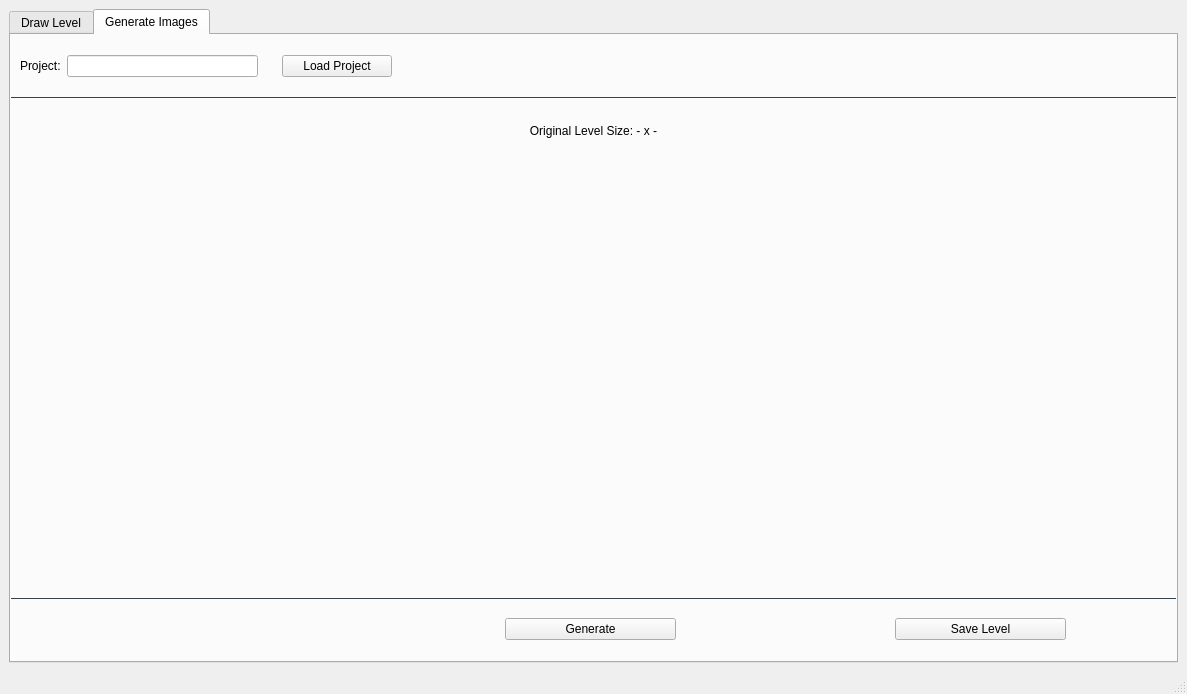
<?xml version="1.0" encoding="UTF-8"?>
<ui version="4.0">
 <class>MainWindow</class>
 <widget class="QMainWindow" name="MainWindow">
  <property name="geometry">
   <rect>
    <x>0</x>
    <y>0</y>
    <width>1187</width>
    <height>694</height>
   </rect>
  </property>
  <property name="windowTitle">
   <string>Level Designer</string>
  </property>
  <widget class="QWidget" name="centralwidget">
   <layout class="QGridLayout" name="gridLayout">
    <item row="1" column="0">
     <widget class="QTabWidget" name="tabWidget">
      <property name="tabPosition">
       <enum>QTabWidget::North</enum>
      </property>
      <property name="currentIndex">
       <number>1</number>
      </property>
      <property name="elideMode">
       <enum>Qt::ElideRight</enum>
      </property>
      <widget class="QWidget" name="tab_draw">
       <attribute name="title">
        <string>Draw Level</string>
       </attribute>
       <layout class="QGridLayout" name="gridLayout_2">
        <property name="leftMargin">
         <number>0</number>
        </property>
        <property name="topMargin">
         <number>0</number>
        </property>
        <property name="rightMargin">
         <number>0</number>
        </property>
        <property name="bottomMargin">
         <number>0</number>
        </property>
        <property name="spacing">
         <number>0</number>
        </property>
        <item row="1" column="1">
         <widget class="QWidget" name="panel_left" native="true">
          <property name="sizePolicy">
           <sizepolicy hsizetype="Preferred" vsizetype="Preferred">
            <horstretch>2</horstretch>
            <verstretch>0</verstretch>
           </sizepolicy>
          </property>
          <property name="styleSheet">
           <string notr="true">#panel_left { border-right: 1px solid rgb(50, 65, 75); border-radius: 0px }</string>
          </property>
          <layout class="QGridLayout" name="gridLayout_6">
           <item row="2" column="0">
            <widget class="QScrollArea" name="panel_tilebox">
             <property name="sizePolicy">
              <sizepolicy hsizetype="Expanding" vsizetype="Expanding">
               <horstretch>0</horstretch>
               <verstretch>8</verstretch>
              </sizepolicy>
             </property>
             <property name="widgetResizable">
              <bool>true</bool>
             </property>
             <property name="alignment">
              <set>Qt::AlignLeading|Qt::AlignLeft|Qt::AlignTop</set>
             </property>
             <widget class="QWidget" name="panel_tilebox_scroll_area">
              <property name="geometry">
               <rect>
                <x>0</x>
                <y>0</y>
                <width>263</width>
                <height>419</height>
               </rect>
              </property>
              <layout class="QHBoxLayout" name="horizontalLayout"/>
             </widget>
            </widget>
           </item>
           <item row="1" column="0">
            <widget class="QWidget" name="widget_12" native="true">
             <property name="sizePolicy">
              <sizepolicy hsizetype="Preferred" vsizetype="Preferred">
               <horstretch>2</horstretch>
               <verstretch>0</verstretch>
              </sizepolicy>
             </property>
             <layout class="QGridLayout" name="gridLayout_10">
              <item row="1" column="0">
               <widget class="QComboBox" name="combo_tileset"/>
              </item>
              <item row="0" column="0">
               <widget class="QLabel" name="label">
                <property name="sizePolicy">
                 <sizepolicy hsizetype="Preferred" vsizetype="Preferred">
                  <horstretch>0</horstretch>
                  <verstretch>1</verstretch>
                 </sizepolicy>
                </property>
                <property name="text">
                 <string>Tile Set</string>
                </property>
               </widget>
              </item>
             </layout>
            </widget>
           </item>
          </layout>
         </widget>
        </item>
        <item row="1" column="2">
         <widget class="QWidget" name="panel_central" native="true">
          <property name="sizePolicy">
           <sizepolicy hsizetype="Preferred" vsizetype="Preferred">
            <horstretch>6</horstretch>
            <verstretch>6</verstretch>
           </sizepolicy>
          </property>
          <layout class="QGridLayout" name="gridLayout_12">
           <item row="0" column="0">
            <widget class="QWidget" name="widget_13" native="true">
             <property name="sizePolicy">
              <sizepolicy hsizetype="Preferred" vsizetype="Preferred">
               <horstretch>0</horstretch>
               <verstretch>1</verstretch>
              </sizepolicy>
             </property>
             <layout class="QGridLayout" name="gridLayout_7">
              <property name="leftMargin">
               <number>0</number>
              </property>
              <property name="topMargin">
               <number>0</number>
              </property>
              <property name="rightMargin">
               <number>0</number>
              </property>
              <property name="bottomMargin">
               <number>0</number>
              </property>
              <item row="0" column="3">
               <widget class="QWidget" name="widget_11" native="true">
                <property name="sizePolicy">
                 <sizepolicy hsizetype="Preferred" vsizetype="Preferred">
                  <horstretch>3</horstretch>
                  <verstretch>0</verstretch>
                 </sizepolicy>
                </property>
                <layout class="QGridLayout" name="gridLayout_14"/>
               </widget>
              </item>
              <item row="0" column="0">
               <widget class="QWidget" name="widget_16" native="true">
                <property name="sizePolicy">
                 <sizepolicy hsizetype="Preferred" vsizetype="Preferred">
                  <horstretch>3</horstretch>
                  <verstretch>0</verstretch>
                 </sizepolicy>
                </property>
                <layout class="QGridLayout" name="gridLayout_8">
                 <property name="leftMargin">
                  <number>0</number>
                 </property>
                 <property name="topMargin">
                  <number>0</number>
                 </property>
                 <property name="rightMargin">
                  <number>0</number>
                 </property>
                 <property name="bottomMargin">
                  <number>0</number>
                 </property>
                 <item row="0" column="0">
                  <widget class="QLabel" name="label_4">
                   <property name="sizePolicy">
                    <sizepolicy hsizetype="Preferred" vsizetype="Preferred">
                     <horstretch>1</horstretch>
                     <verstretch>0</verstretch>
                    </sizepolicy>
                   </property>
                   <property name="text">
                    <string>Level Name:</string>
                   </property>
                   <property name="alignment">
                    <set>Qt::AlignRight|Qt::AlignTrailing|Qt::AlignVCenter</set>
                   </property>
                  </widget>
                 </item>
                 <item row="0" column="1">
                  <widget class="QLineEdit" name="edit_level_name">
                   <property name="sizePolicy">
                    <sizepolicy hsizetype="Expanding" vsizetype="Fixed">
                     <horstretch>2</horstretch>
                     <verstretch>0</verstretch>
                    </sizepolicy>
                   </property>
                  </widget>
                 </item>
                </layout>
               </widget>
              </item>
              <item row="0" column="2">
               <widget class="QWidget" name="widget_2" native="true">
                <property name="sizePolicy">
                 <sizepolicy hsizetype="Preferred" vsizetype="Preferred">
                  <horstretch>4</horstretch>
                  <verstretch>0</verstretch>
                 </sizepolicy>
                </property>
                <layout class="QGridLayout" name="gridLayout_9">
                 <property name="leftMargin">
                  <number>0</number>
                 </property>
                 <property name="topMargin">
                  <number>0</number>
                 </property>
                 <property name="rightMargin">
                  <number>0</number>
                 </property>
                 <property name="bottomMargin">
                  <number>0</number>
                 </property>
                 <item row="0" column="0">
                  <widget class="QLabel" name="label_2">
                   <property name="sizePolicy">
                    <sizepolicy hsizetype="Preferred" vsizetype="Preferred">
                     <horstretch>1</horstretch>
                     <verstretch>0</verstretch>
                    </sizepolicy>
                   </property>
                   <property name="text">
                    <string>Level Size:</string>
                   </property>
                   <property name="alignment">
                    <set>Qt::AlignRight|Qt::AlignTrailing|Qt::AlignVCenter</set>
                   </property>
                  </widget>
                 </item>
                 <item row="0" column="1">
                  <widget class="QSpinBox" name="spinBoxLevelRows">
                   <property name="sizePolicy">
                    <sizepolicy hsizetype="Minimum" vsizetype="Fixed">
                     <horstretch>2</horstretch>
                     <verstretch>0</verstretch>
                    </sizepolicy>
                   </property>
                   <property name="alignment">
                    <set>Qt::AlignCenter</set>
                   </property>
                   <property name="minimum">
                    <number>1</number>
                   </property>
                   <property name="maximum">
                    <number>1000</number>
                   </property>
                  </widget>
                 </item>
                 <item row="0" column="2">
                  <widget class="QLabel" name="label_3">
                   <property name="text">
                    <string>x</string>
                   </property>
                  </widget>
                 </item>
                 <item row="0" column="3">
                  <widget class="QSpinBox" name="spinBoxLevelColumns">
                   <property name="sizePolicy">
                    <sizepolicy hsizetype="Minimum" vsizetype="Fixed">
                     <horstretch>2</horstretch>
                     <verstretch>0</verstretch>
                    </sizepolicy>
                   </property>
                   <property name="alignment">
                    <set>Qt::AlignCenter</set>
                   </property>
                   <property name="buttonSymbols">
                    <enum>QAbstractSpinBox::UpDownArrows</enum>
                   </property>
                   <property name="minimum">
                    <number>1</number>
                   </property>
                   <property name="maximum">
                    <number>1000</number>
                   </property>
                  </widget>
                 </item>
                </layout>
               </widget>
              </item>
              <item row="0" column="1">
               <widget class="QWidget" name="widget" native="true">
                <property name="sizePolicy">
                 <sizepolicy hsizetype="Preferred" vsizetype="Preferred">
                  <horstretch>2</horstretch>
                  <verstretch>0</verstretch>
                 </sizepolicy>
                </property>
               </widget>
              </item>
             </layout>
            </widget>
           </item>
           <item row="1" column="0">
            <widget class="QWidget" name="panel_grid" native="true">
             <property name="sizePolicy">
              <sizepolicy hsizetype="Preferred" vsizetype="Preferred">
               <horstretch>0</horstretch>
               <verstretch>8</verstretch>
              </sizepolicy>
             </property>
            </widget>
           </item>
           <item row="2" column="0">
            <widget class="QWidget" name="widget_4" native="true">
             <property name="sizePolicy">
              <sizepolicy hsizetype="Preferred" vsizetype="Preferred">
               <horstretch>0</horstretch>
               <verstretch>1</verstretch>
              </sizepolicy>
             </property>
             <layout class="QGridLayout" name="gridLayout_13">
              <property name="leftMargin">
               <number>0</number>
              </property>
              <property name="topMargin">
               <number>0</number>
              </property>
              <property name="rightMargin">
               <number>0</number>
              </property>
              <property name="bottomMargin">
               <number>0</number>
              </property>
              <item row="0" column="0">
               <widget class="QWidget" name="widget_3" native="true">
                <property name="sizePolicy">
                 <sizepolicy hsizetype="Preferred" vsizetype="Preferred">
                  <horstretch>4</horstretch>
                  <verstretch>0</verstretch>
                 </sizepolicy>
                </property>
               </widget>
              </item>
              <item row="0" column="1">
               <widget class="QWidget" name="widget_10" native="true">
                <property name="sizePolicy">
                 <sizepolicy hsizetype="Preferred" vsizetype="Preferred">
                  <horstretch>2</horstretch>
                  <verstretch>0</verstretch>
                 </sizepolicy>
                </property>
                <layout class="QGridLayout" name="gridLayout_11">
                 <item row="1" column="0">
                  <widget class="QPushButton" name="button_clear">
                   <property name="text">
                    <string>Clear</string>
                   </property>
                  </widget>
                 </item>
                </layout>
               </widget>
              </item>
              <item row="0" column="2">
               <widget class="QWidget" name="widget_14" native="true">
                <property name="sizePolicy">
                 <sizepolicy hsizetype="Preferred" vsizetype="Preferred">
                  <horstretch>4</horstretch>
                  <verstretch>0</verstretch>
                 </sizepolicy>
                </property>
               </widget>
              </item>
             </layout>
            </widget>
           </item>
          </layout>
         </widget>
        </item>
        <item row="2" column="1" colspan="2">
         <widget class="QWidget" name="panel_bottom" native="true">
          <property name="sizePolicy">
           <sizepolicy hsizetype="Preferred" vsizetype="Preferred">
            <horstretch>0</horstretch>
            <verstretch>1</verstretch>
           </sizepolicy>
          </property>
          <property name="styleSheet">
           <string notr="true">#panel_bottom { border-top: 1px solid rgb(50, 65, 75); border-radius: 0px }</string>
          </property>
          <layout class="QGridLayout" name="gridLayout_3">
           <property name="leftMargin">
            <number>0</number>
           </property>
           <property name="topMargin">
            <number>5</number>
           </property>
           <property name="rightMargin">
            <number>0</number>
           </property>
           <property name="bottomMargin">
            <number>5</number>
           </property>
           <item row="0" column="1">
            <widget class="QWidget" name="widget_8" native="true">
             <property name="sizePolicy">
              <sizepolicy hsizetype="Preferred" vsizetype="Preferred">
               <horstretch>3</horstretch>
               <verstretch>0</verstretch>
              </sizepolicy>
             </property>
            </widget>
           </item>
           <item row="0" column="4">
            <widget class="QWidget" name="widget_6" native="true">
             <property name="sizePolicy">
              <sizepolicy hsizetype="Preferred" vsizetype="Preferred">
               <horstretch>1</horstretch>
               <verstretch>0</verstretch>
              </sizepolicy>
             </property>
            </widget>
           </item>
           <item row="0" column="0">
            <widget class="QWidget" name="widget_5" native="true">
             <property name="sizePolicy">
              <sizepolicy hsizetype="Preferred" vsizetype="Preferred">
               <horstretch>1</horstretch>
               <verstretch>0</verstretch>
              </sizepolicy>
             </property>
             <layout class="QGridLayout" name="gridLayout_5">
              <item row="0" column="0">
               <widget class="QPushButton" name="button_load_level">
                <property name="text">
                 <string>Load Level</string>
                </property>
               </widget>
              </item>
             </layout>
            </widget>
           </item>
           <item row="0" column="2">
            <widget class="QWidget" name="widget_7" native="true">
             <property name="sizePolicy">
              <sizepolicy hsizetype="Preferred" vsizetype="Preferred">
               <horstretch>1</horstretch>
               <verstretch>0</verstretch>
              </sizepolicy>
             </property>
             <layout class="QGridLayout" name="gridLayout_4">
              <item row="0" column="0">
               <widget class="QPushButton" name="button_save">
                <property name="text">
                 <string>Save</string>
                </property>
               </widget>
              </item>
             </layout>
            </widget>
           </item>
           <item row="0" column="3">
            <widget class="QWidget" name="widget_9" native="true">
             <property name="sizePolicy">
              <sizepolicy hsizetype="Preferred" vsizetype="Preferred">
               <horstretch>3</horstretch>
               <verstretch>0</verstretch>
              </sizepolicy>
             </property>
            </widget>
           </item>
          </layout>
         </widget>
        </item>
       </layout>
      </widget>
      <widget class="QWidget" name="tab_generate">
       <attribute name="title">
        <string>Generate Images</string>
       </attribute>
       <layout class="QGridLayout" name="gridLayout_15">
        <property name="leftMargin">
         <number>0</number>
        </property>
        <property name="topMargin">
         <number>0</number>
        </property>
        <property name="rightMargin">
         <number>0</number>
        </property>
        <property name="bottomMargin">
         <number>0</number>
        </property>
        <property name="spacing">
         <number>0</number>
        </property>
        <item row="0" column="0">
         <widget class="QWidget" name="panel_generate_top" native="true">
          <property name="sizePolicy">
           <sizepolicy hsizetype="Preferred" vsizetype="Preferred">
            <horstretch>0</horstretch>
            <verstretch>1</verstretch>
           </sizepolicy>
          </property>
          <property name="styleSheet">
           <string notr="true">#panel_generate_top { border-bottom: 1px solid rgb(50, 65, 75); border-radius: 0px }</string>
          </property>
          <layout class="QGridLayout" name="gridLayout_19">
           <property name="leftMargin">
            <number>0</number>
           </property>
           <property name="topMargin">
            <number>5</number>
           </property>
           <property name="rightMargin">
            <number>0</number>
           </property>
           <property name="bottomMargin">
            <number>5</number>
           </property>
           <item row="0" column="2">
            <widget class="QWidget" name="widget_18" native="true">
             <property name="sizePolicy">
              <sizepolicy hsizetype="Preferred" vsizetype="Preferred">
               <horstretch>6</horstretch>
               <verstretch>0</verstretch>
              </sizepolicy>
             </property>
            </widget>
           </item>
           <item row="0" column="0">
            <widget class="QWidget" name="widget_17" native="true">
             <property name="sizePolicy">
              <sizepolicy hsizetype="Preferred" vsizetype="Preferred">
               <horstretch>2</horstretch>
               <verstretch>0</verstretch>
              </sizepolicy>
             </property>
             <layout class="QGridLayout" name="gridLayout_20">
              <item row="0" column="0">
               <widget class="QLabel" name="label_5">
                <property name="text">
                 <string>Project:</string>
                </property>
               </widget>
              </item>
              <item row="0" column="1">
               <widget class="QLineEdit" name="edit_project_name">
                <property name="readOnly">
                 <bool>true</bool>
                </property>
               </widget>
              </item>
             </layout>
            </widget>
           </item>
           <item row="0" column="1">
            <widget class="QWidget" name="widget_25" native="true">
             <property name="sizePolicy">
              <sizepolicy hsizetype="Preferred" vsizetype="Preferred">
               <horstretch>1</horstretch>
               <verstretch>0</verstretch>
              </sizepolicy>
             </property>
             <layout class="QGridLayout" name="gridLayout_21">
              <item row="0" column="0">
               <widget class="QPushButton" name="button_load_project">
                <property name="text">
                 <string>Load Project</string>
                </property>
               </widget>
              </item>
             </layout>
            </widget>
           </item>
          </layout>
         </widget>
        </item>
        <item row="1" column="0">
         <widget class="QWidget" name="panel_project" native="true">
          <property name="sizePolicy">
           <sizepolicy hsizetype="Preferred" vsizetype="Preferred">
            <horstretch>0</horstretch>
            <verstretch>8</verstretch>
           </sizepolicy>
          </property>
          <layout class="QGridLayout" name="gridLayout_22">
           <item row="0" column="0">
            <widget class="QWidget" name="widget_15" native="true">
             <property name="sizePolicy">
              <sizepolicy hsizetype="Preferred" vsizetype="Preferred">
               <horstretch>0</horstretch>
               <verstretch>1</verstretch>
              </sizepolicy>
             </property>
             <layout class="QGridLayout" name="gridLayout_23">
              <property name="leftMargin">
               <number>0</number>
              </property>
              <property name="topMargin">
               <number>0</number>
              </property>
              <property name="rightMargin">
               <number>0</number>
              </property>
              <property name="bottomMargin">
               <number>0</number>
              </property>
              <item row="0" column="0">
               <widget class="QWidget" name="widget_27" native="true">
                <property name="sizePolicy">
                 <sizepolicy hsizetype="Preferred" vsizetype="Preferred">
                  <horstretch>1</horstretch>
                  <verstretch>0</verstretch>
                 </sizepolicy>
                </property>
               </widget>
              </item>
              <item row="0" column="1">
               <widget class="QWidget" name="widget_28" native="true">
                <property name="sizePolicy">
                 <sizepolicy hsizetype="Preferred" vsizetype="Preferred">
                  <horstretch>2</horstretch>
                  <verstretch>0</verstretch>
                 </sizepolicy>
                </property>
                <layout class="QGridLayout" name="gridLayout_24">
                 <item row="0" column="0">
                  <widget class="QLabel" name="label_orig_level_size">
                   <property name="text">
                    <string>Original Level Size: - x -</string>
                   </property>
                   <property name="alignment">
                    <set>Qt::AlignCenter</set>
                   </property>
                  </widget>
                 </item>
                </layout>
               </widget>
              </item>
              <item row="0" column="2">
               <widget class="QWidget" name="widget_29" native="true">
                <property name="sizePolicy">
                 <sizepolicy hsizetype="Preferred" vsizetype="Preferred">
                  <horstretch>1</horstretch>
                  <verstretch>0</verstretch>
                 </sizepolicy>
                </property>
               </widget>
              </item>
             </layout>
            </widget>
           </item>
           <item row="1" column="0">
            <widget class="QWidget" name="panel_gen_level" native="true">
             <property name="sizePolicy">
              <sizepolicy hsizetype="Preferred" vsizetype="Preferred">
               <horstretch>0</horstretch>
               <verstretch>9</verstretch>
              </sizepolicy>
             </property>
            </widget>
           </item>
          </layout>
         </widget>
        </item>
        <item row="2" column="0">
         <widget class="QWidget" name="panel_generate_bottom" native="true">
          <property name="sizePolicy">
           <sizepolicy hsizetype="Preferred" vsizetype="Preferred">
            <horstretch>0</horstretch>
            <verstretch>1</verstretch>
           </sizepolicy>
          </property>
          <property name="styleSheet">
           <string notr="true">#panel_generate_bottom { border-top: 1px solid rgb(50, 65, 75); border-radius: 0px }</string>
          </property>
          <layout class="QGridLayout" name="gridLayout_16">
           <property name="leftMargin">
            <number>0</number>
           </property>
           <property name="topMargin">
            <number>5</number>
           </property>
           <property name="rightMargin">
            <number>0</number>
           </property>
           <property name="bottomMargin">
            <number>5</number>
           </property>
           <item row="0" column="5">
            <widget class="QWidget" name="widget_23" native="true">
             <property name="sizePolicy">
              <sizepolicy hsizetype="Preferred" vsizetype="Preferred">
               <horstretch>1</horstretch>
               <verstretch>0</verstretch>
              </sizepolicy>
             </property>
            </widget>
           </item>
           <item row="0" column="3">
            <widget class="QWidget" name="widget_21" native="true">
             <property name="sizePolicy">
              <sizepolicy hsizetype="Preferred" vsizetype="Preferred">
               <horstretch>2</horstretch>
               <verstretch>0</verstretch>
              </sizepolicy>
             </property>
            </widget>
           </item>
           <item row="0" column="4">
            <widget class="QWidget" name="widget_24" native="true">
             <property name="sizePolicy">
              <sizepolicy hsizetype="Preferred" vsizetype="Preferred">
               <horstretch>2</horstretch>
               <verstretch>0</verstretch>
              </sizepolicy>
             </property>
             <layout class="QGridLayout" name="gridLayout_18">
              <item row="0" column="0">
               <widget class="QPushButton" name="button_save_generated">
                <property name="text">
                 <string>Save Level</string>
                </property>
               </widget>
              </item>
             </layout>
            </widget>
           </item>
           <item row="0" column="0">
            <widget class="QWidget" name="widget_22" native="true">
             <property name="sizePolicy">
              <sizepolicy hsizetype="Preferred" vsizetype="Preferred">
               <horstretch>1</horstretch>
               <verstretch>0</verstretch>
              </sizepolicy>
             </property>
            </widget>
           </item>
           <item row="0" column="2">
            <widget class="QWidget" name="widget_19" native="true">
             <property name="sizePolicy">
              <sizepolicy hsizetype="Preferred" vsizetype="Preferred">
               <horstretch>2</horstretch>
               <verstretch>0</verstretch>
              </sizepolicy>
             </property>
             <layout class="QGridLayout" name="gridLayout_17">
              <item row="0" column="0">
               <widget class="QPushButton" name="button_generate">
                <property name="text">
                 <string>Generate</string>
                </property>
               </widget>
              </item>
             </layout>
            </widget>
           </item>
           <item row="0" column="1">
            <widget class="QWidget" name="widget_20" native="true">
             <property name="sizePolicy">
              <sizepolicy hsizetype="Preferred" vsizetype="Preferred">
               <horstretch>4</horstretch>
               <verstretch>0</verstretch>
              </sizepolicy>
             </property>
            </widget>
           </item>
          </layout>
         </widget>
        </item>
       </layout>
      </widget>
     </widget>
    </item>
   </layout>
  </widget>
  <widget class="QStatusBar" name="statusbar">
   <property name="layoutDirection">
    <enum>Qt::LeftToRight</enum>
   </property>
  </widget>
 </widget>
 <resources/>
 <connections/>
</ui>
